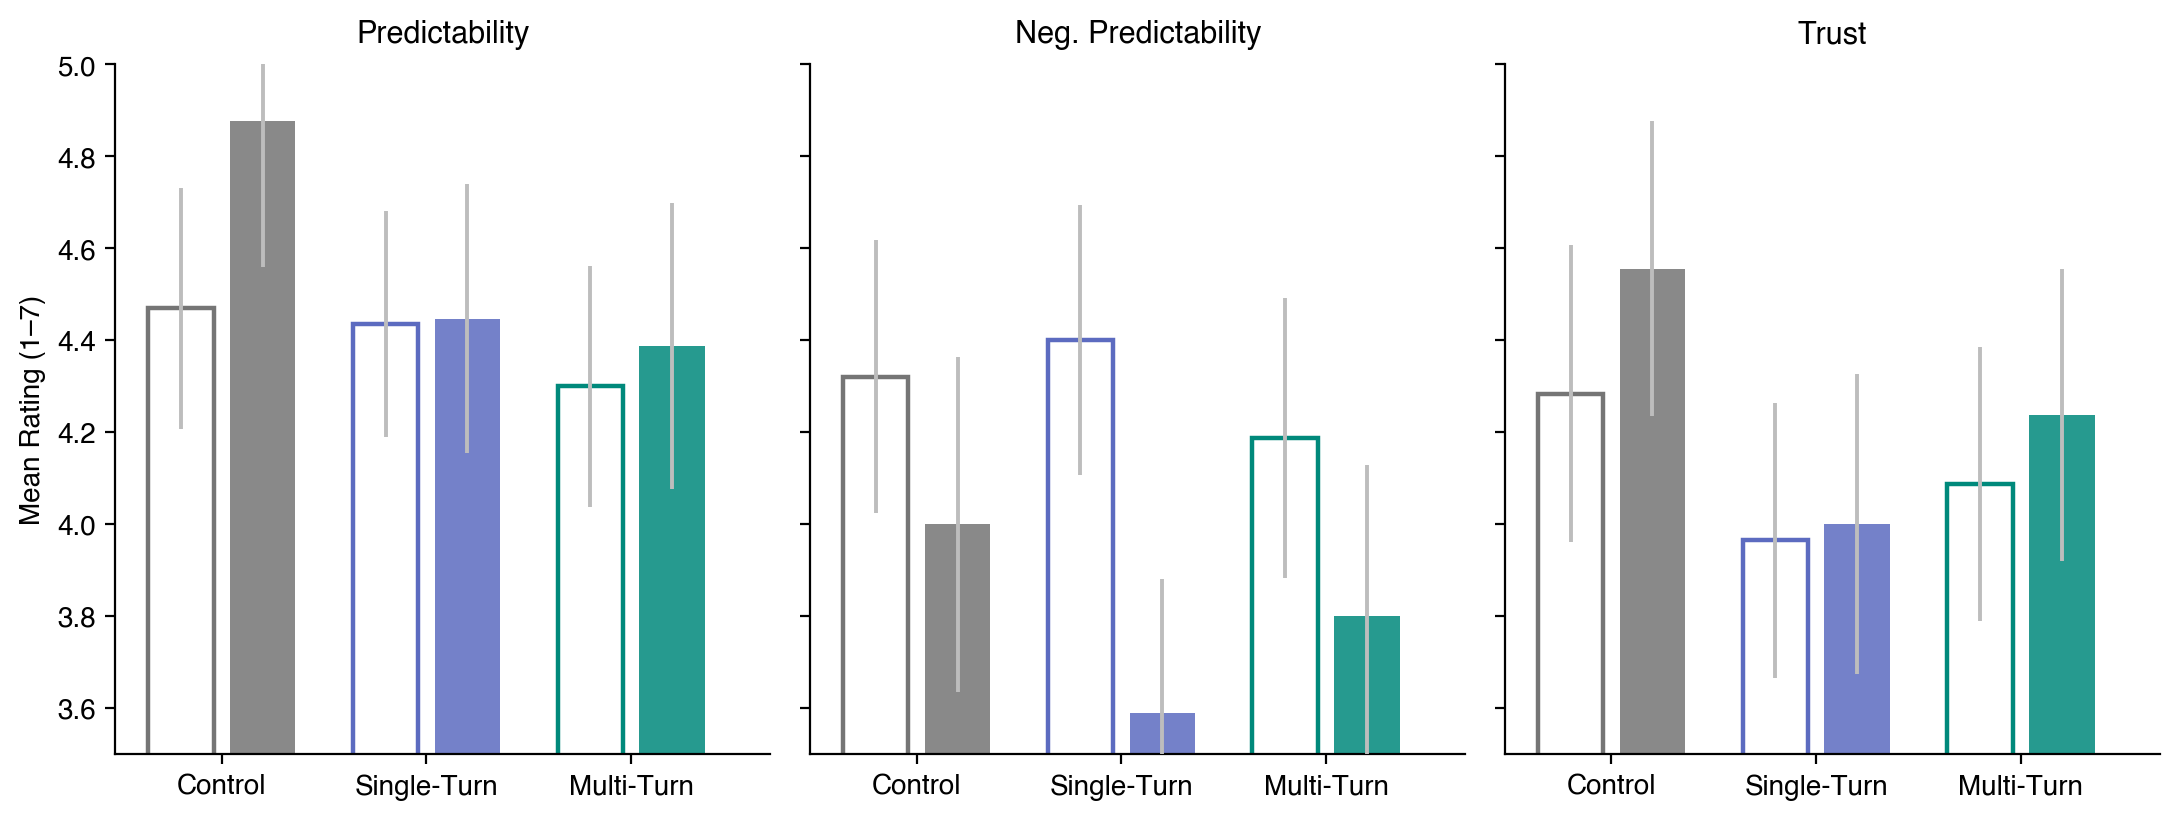

Source code (Python):
"""
Figure 5 (alt): Pre vs Post Survey Ratings by Condition
Grouped vertical bar chart: open bars = pre, filled bars = post.
3 panels for Predictability, Neg. Predictability, Trust.
"""

import pandas as pd
import numpy as np
import matplotlib.pyplot as plt
import matplotlib as mpl
from scipy import stats

mpl.rcParams['font.family'] = 'Helvetica'
mpl.rcParams['font.sans-serif'] = ['Helvetica', 'Arial', 'DejaVu Sans']

df = pd.read_csv('data_participants.csv')

CONDITIONS  = ['control', 'single_turn', 'multi_turn']
COND_LABELS = ['Control', 'Single-Turn', 'Multi-Turn']
COND_COLORS = ['#757575', '#5C6BC0', '#00897B']

items = [
    ('pre_predictability',          'final_predictability_post',          'Predictability'),
    ('pre_negative_predictability', 'final_negative_predictability_post', 'Neg. Predictability'),
    ('pre_trust',                   'final_trust_post',                   'Trust'),
]

bw     = 0.32          # single bar width
gap    = 0.08          # gap between pre/post pair
group  = bw * 2 + gap  # width of one condition group
space  = 0.28          # space between condition groups
x      = np.array([i * (group + space) for i in range(len(CONDITIONS))])

fig, axes = plt.subplots(1, 3, figsize=(11, 4.2), dpi=150, sharey=True)

for ax_idx, (pre_col, post_col, title) in enumerate(items):
    ax = axes[ax_idx]

    all_y = []
    for c_idx, (cond, color) in enumerate(zip(CONDITIONS, COND_COLORS)):
        sub = df[df['condition_name'] == cond]
        pre_vals  = sub[pre_col].dropna()
        post_vals = sub[post_col].dropna()

        pre_m,  pre_se  = pre_vals.mean(),  pre_vals.sem()
        post_m, post_se = post_vals.mean(), post_vals.sem()
        all_y += [pre_m, post_m]

        x_pre  = x[c_idx]
        x_post = x[c_idx] + bw + gap

        # pre bar — open (white fill, colored border)
        ax.bar(x_pre, pre_m, bw,
               facecolor='white', edgecolor=color, linewidth=1.6,
               zorder=2)
        ax.errorbar(x_pre, pre_m, yerr=1.96 * pre_se,
                    fmt='none', color='#BDBDBD',
                    capsize=0, elinewidth=1.4, solid_capstyle='round', zorder=3)

        # post bar — filled
        ax.bar(x_post, post_m, bw,
               facecolor=color, edgecolor='none', alpha=0.85,
               zorder=2)
        ax.errorbar(x_post, post_m, yerr=1.96 * post_se,
                    fmt='none', color='#BDBDBD',
                    capsize=0, elinewidth=1.4, solid_capstyle='round', zorder=3)

    # condition labels centred under each pair
    tick_x = x + (bw + gap) / 2
    ax.set_xticks(tick_x)
    ax.set_xticklabels(COND_LABELS, fontsize=10)
    ax.set_title(title, fontsize=11, fontweight='bold', pad=8)

    # y range tight to data
    pad = 0.25
    y_lo = max(1.0, np.floor((min(all_y) - pad) * 2) / 2)
    y_hi = min(7.0, np.ceil( (max(all_y) + pad) * 2) / 2)
    ax.set_ylim(y_lo, y_hi)
    ax.set_xlim(x[0] - bw, x[-1] + bw * 2 + gap + bw * 0.5)

    ax.spines['top'].set_visible(False)
    ax.spines['right'].set_visible(False)
    ax.tick_params(axis='both', labelsize=10)

axes[0].set_ylabel('Mean Rating (1–7)', fontsize=10)

plt.tight_layout()
plt.savefig('plots_finalized/fig5_pre_post_bars.png', bbox_inches='tight', dpi=200)
plt.savefig('plots_finalized/fig5_pre_post_bars.pdf', bbox_inches='tight')
plt.close()
print('Saved fig5_pre_post_bars')
